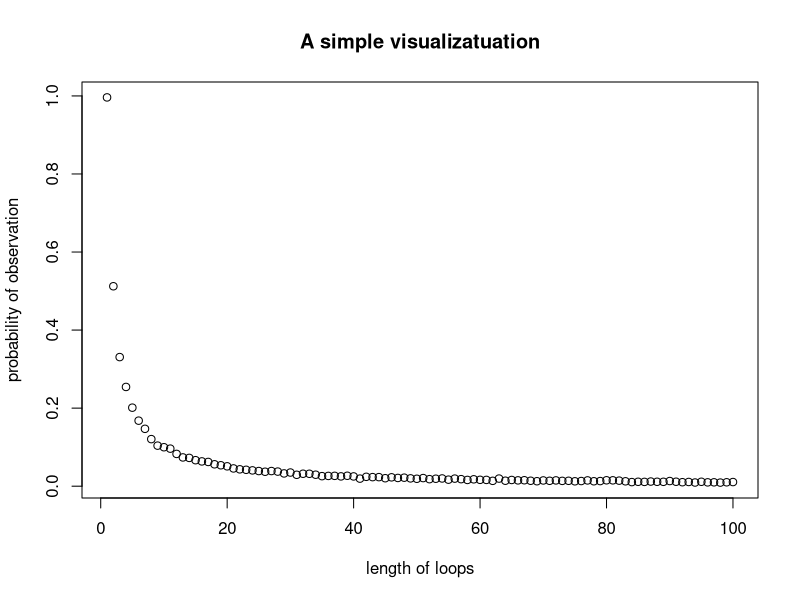

The R script that drew this image:
## Statistical Programming, Practical 2
## Github repo: https://github.com/ElliotLeishman/Group_Assignment_2.git
## Christos Giannikos (s2436019), Elliot Leishman (s1808740), 
## Patrick Renaud (s2462989)
## Christos Giannikos (Pall Function, formatted the graph)
## Elliot Leishman (Pone, Box_Choice and check functions & commenting up to Pall)
## Patrick Renaud (Dloops Function and comments, value of final probability)


## We have 2n prisoners’ numbered between 1 and 2n. Each prisoner enters a room 
## filled with 2n boxes, each boxes in turn has a number between 1 and 2n inside 
## it. Each prisoner gets to choose n boxes, if every prisoner chooses a box 
## containing their own number all prisoners go free. In this assignment we 
## investigate the effect different strategies for picking the boxes has on the 
## probability that the prisoners all go free. 
## Specifically, we investigate the following three strategies:
## 1: Each prisoner starts with the box corresponding to their number, eg. The 
## first prisoner will open the first box. If the number inside this box is the 
## prisoners’ number then the prisoner has found their number. If it isn’t they 
## move to the box corresponding to that number. This is repeated until the 
## prisoner has selected n boxes.
## 2: Exactly the same as strategy 1 but each prisoner starts with a random box.
## 3: Each prisoner chooses n boxes at random.

##General Outline: 
## We define a function called Box_Choice which returns the box choices a 
## prisoner will make depending on the strategy they have chosen. Next, we 
## define a check function which simply checks if a vector contains a specific 
## determined element. We then define a function Pone which determines the 
## probability an individual prisoner will find their number given a strategy. 
## Function Pall then determines the probability that all prisoners go free. 
## Finally, we define a function dloops to investigate the presence of
## loops in a random shuffling of boxes and then find the probability of each
## loop length 1:2n occurring at least once per shuffling.



Box_Choice <- function(n, k, box_values, strategy){
  ## This function will be called when we need a selection of boxes as chosen 
  ## by either strategy 1, 2 or 3. Its inputs are:
  ##    n - The number of boxes to be chosen,
  ##    k - The number of specific prisoner,
  ##    box_values - The number inside each box (to be generated before function
  ##    is called),
  ##    strategy - Determines which strategy we should use out of 1,2 or 3.
  ## The function outputs a vector, named choice, of n numbers between 1 and 2n 
  ## inclusive which have been chosen by following the indicated strategy.
  
  choice <- array(0, c(n)) ## Intialise choice vector
  if (strategy == 1){ ## Strategy 1
    choice[1] <- box_values[k] ## Sets first element as the number in box k.
    for (i in 2:n){
      choice[i] <- box_values[choice[i-1]]
    }
  }
  if (strategy == 2){
    random <- sample(1:(2*n), 1, replace = FALSE) ## Selects the random number
    ## to start from.
    choice[1] <- box_values[random]
    for (i in 2:n){
      choice[i] <- box_values[choice[i-1]]
    }
  }
  if (strategy == 3){
    choice <- sample(1:(2*n),n, replace = FALSE) ## Generates n random integers 
    ## between 1 and 2n.
  }
  return(choice)
}

check <- function(k, a){
  ## Function checks if a number k is in a vector a if so it returns 1 else 0.
  if (k %in% a){return(1)}
  else{return(0)}
}


Pone <- function(n, k, strategy, nreps){
  ## Function which runs a stochastic model to estimate the probability one
  ## prisoner finds their number. Its inputs are:
  ##    n - number of boxes opened by prisoner,
  ##    k - prisoner number,
  ##    strategy - strategy deployed by prisoner,
  ##    nreps - number of times we run stochastic model.
  ## It outputs a real number.
  count <- 0 ## Initialise counter
  for (i in 1:nreps){
    box_values <- sample(1:(2 * n), 2 * n, replace = FALSE) ## Generates the 
    ## numbers in each box randomly.
    count <- count + check(k, Box_Choice(n, k, box_values, strategy)) ## If the 
    ## vector returned by the Box_Choice function contains the prisoners number
    ## we add one to the counter.
  }
  return(count/nreps)
}


Pall <- function(n, strategy, nreps){
  ## Function runs a stochastic simulation to estimate the probability that all 
  ## prisoners find their number and hence are released. It has the inputs n, 
  ## strategy and nreps, which are already defined in previous functions. It
  ## returns a real number between 0 and 1.
  ## It works by first initialising a zero array of dimensions nreps x 2n. Then
  ## generating the numbers inside each box, since these numbers should be same 
  ## for all prisoners in each simulation. We then replace the entries of the
  ## array using the check and Box_Choice functions to store data on if each
  ## prisoner finds their number. We then manipulate this data to return the 
  ## probability.
  
  
  A <- array(0, c(nreps, 2 * n)) ## Set up empty array.
  for (i in 1:nreps){
    box_values <- sample(1:(2 * n), 2 * n, replace = FALSE)
    for (k in 1:(2 * n)){
      A[i,k] <- check(k, Box_Choice(n, k, box_values, strategy))
    }
  }
  x <- apply(A, 1, sum) ## Sum rows 
  x <- match(x, 2 * n)  ## Finds entries equalling 2n, these are the ones where 
  ## all prisoners find their number.
  x <- x[which(x!="NA")]## Remove NAs
  return(length(x)/ nreps)
}

## We now estimate the probability a prisoner finds their number by running the
## function Pone, for each strategy, first for n = 5. 
Pone(5, 1, 1, 1000) ;Pone(5, 1, 2, 1000);Pone(5, 1, 3, 1000)
## and then for n = 50.
Pone(50, 1, 1, 1000);Pone(50, 1, 2, 1000);Pone(50, 1, 3, 1000)
## We have set k = 1 as the choice of k is arbitrary and will not affect the 
## probabilities.

## Now we estimate the joint probability all prisoners are freed by running the
## function Pall, for each strategy, again for n = 5 and n = 50.
Pall(5, 1, 1000);Pall(5, 2, 1000);Pall(5, 3, 1000)
Pall(50, 1, 1000);Pall(50, 2, 1000);Pall(50, 3, 1000)


## The results from running the function suggest that all three strategies give 
## approximately the same chance of suggest for one prisoner. However, rather 
## surprisingly, for all the prisoners to achieve success, the first strategy is 
## much better at around 33% chance of success. We hypothesise this is due to 
## this method not being truly independent since the prisoners all start at the 
## box predetermined by their number. 

## It is worth pointing out that if strategies 2 and 3 are indeed independent as 
## the simulation would suggest, the joint probability of two prisoners being 
## set free (ie n=1) is 0.5^2 or 0.25. This is less than the probability of 100 
##prisoners being released if they follow strategy 1.



dloops <- function(n,nreps){
  ## This function simulates the probabilities that a loop of 1 to 2n length
  ## can occur within one random shuffling of boxes. It takes the inputs n 
  ## and nreps and returns an probability vector of length 2n (loop_freq). It 
  ## first initialises a zero vector of length 2n and then for 1:nreps 
  ## iterations will generate a 2n*2n empty matrix (loops) where we can store 
  ## our found loops in order to avoid counting the same loop multiple times. 
  ## It will then sample 2n values from 1:2n simulating the boxes (b). 
  ## The function will then loop over each element of our sample (b) and search 
  ## for loops within the sample. It will then store any loops found in our 
  ## 2n*2n matrix and will count the number of times a loop of each length 
  ## occurs in the (loop_freq) vector. Once the whole sample has been checked it
  ## will start again and continue until nreps have been reached. To end, the 
  ## function will then take the (loop_freq) vector and it will divide each 
  ## element by the total number of iterations which were done
  ## The function then returns us the probability vector, whose elements 
  ## represent the probability with which loops of length 1:2n occur.
  
  
  loop_freq=array(0,2*n) # Set up empty vector to count loop length frequency
  
  for (h in 1:nreps){
    loops=array(0,c(2*n,2*n)) # Set up empty vector to store loops
    b <- sample(1:(2*n), 2*n, replace = FALSE)
    
    for (j in b){
      
      if (check(b[j],loops)==0){ # Check if loop already exists in s
        loops[j,1]<-b[j]
       
         for (i in 2:(2*n)){ # Initialise recursion
          loops[j,i]<-b[loops[j,i-1]]
          
          if (loops[j,i]==b[j]){ # Check if new box is same as original box
            loop_freq[i-1]<-loop_freq[i-1]+1
            break
          }
          
          # If we reach 2n i without finding the first number again then the
          # 2nth box must conatin the number for box 1 and so we have a loop
          # of length 2n
          if (loops[j,(2*n)]!=b[j] && loops[j,(2*n)]!=0){
            loop_freq[(2*n)]<-loop_freq[(2*n)]+1
          }
        }
      }
    }
  }
  print(loop_freq)
  loop_prob<-loop_freq/nreps # Find probabilities from frequency
  return(loop_prob) # Return the probability vector
}

# Sample of probabilities for n=50 and 10000 nreps
d<-dloops(50,10000)

## Furthermore, we will try to access the probability of no loops longer than 
## n=50 appearing in a random reshuffling of cards to boxes. This probability 
## can be estimated by 1 minus the sum the estimated probabilities of observing 
## a loop of length l, l=51,52,...,100 in a random shuffling of 100 cards, i.e.
p_under_50=1-sum(d[51:100])
p_under_50
## This probability is equal to the probability that 100 prisoners succeed in 
## finding their cards when acting under strategy 1, i.e pall(100,1,), since the
## existence or not of a loop larger than n is what determines whether they 
## succeed or not. As a result, we expect it to be close to 0.3333, since in 
## theory it is equal to 1-(1/51+1/52+...+1/100)=1/3.


## Finally, we will try to visualize the probabilities of p-under_50 that we 
## calculated with a simple scatterplot
## First, we create a data frame with the data we desire to visualize
data = data.frame( x=1:100, y=d)

## Basic scatterplot
## We place on the x-axis the possible lengths of the loops in a random 
## shuffling of 100 cards and on the y-axis the probabilities of observing 
## loops of length l
plot(data$x, data$y,
     xlab="length of loops", ylab="probability of observation",
     main="A simple visualizatuation")
   
